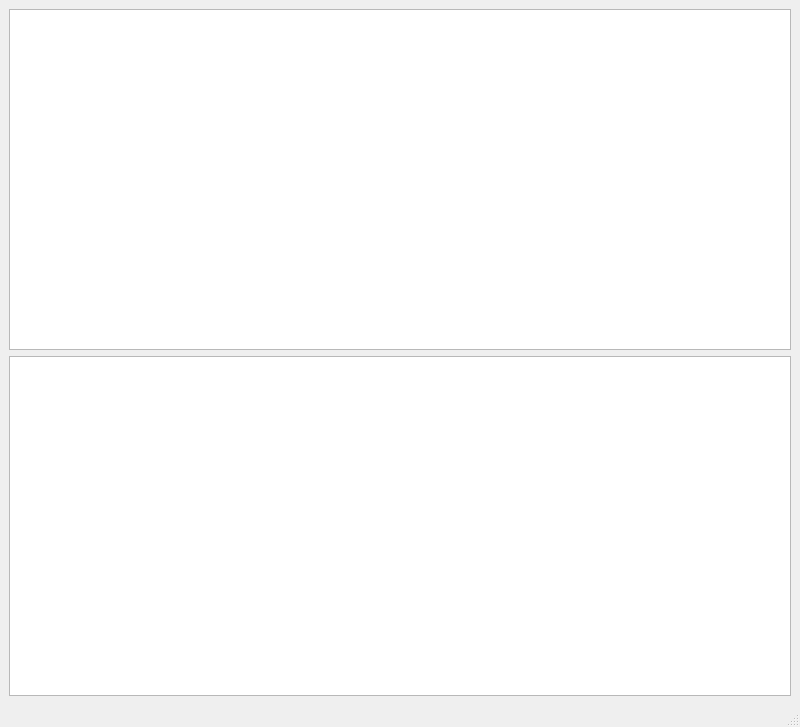
<?xml version="1.0" encoding="UTF-8"?>
<ui version="4.0">
 <class>MainWindow</class>
 <widget class="QMainWindow" name="MainWindow">
  <property name="geometry">
   <rect>
    <x>0</x>
    <y>0</y>
    <width>800</width>
    <height>727</height>
   </rect>
  </property>
  <property name="windowTitle">
   <string>StiCAN Configurator</string>
  </property>
  <widget class="QWidget" name="centralwidget">
   <property name="minimumSize">
    <size>
     <width>800</width>
     <height>700</height>
    </size>
   </property>
   <layout class="QVBoxLayout" name="verticalLayout">
    <item>
     <widget class="QTextBrowser" name="textBrowser"/>
    </item>
    <item>
     <widget class="QGraphicsView" name="WavesView"/>
    </item>
   </layout>
  </widget>
  <widget class="QStatusBar" name="statusbar"/>
 </widget>
 <resources/>
 <connections/>
</ui>
